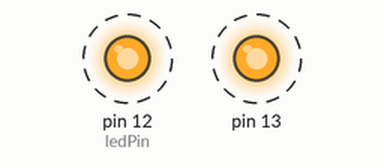
This sketch was run on a simulated Arduino Uno, built with avr-gcc and run on an emulated ATmega328P. Shown: output pins drawn as LEDs (lit = HIGH). Dashed ring = blinking.

Above: at 0.2 s.
Timing chart, 0 to 3.0 s (numbered marks = the images above):
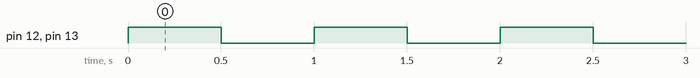

Measured:
- by itself, pin 12 (ledPin), pin 13: alternates HIGH for 0.50 s and LOW for 0.50 s

The sketch:

led_controller.ino
```cpp
int ledPin = 12;

void setup() {
  pinMode(ledPin, OUTPUT);
  pinMode(13,OUTPUT);
}

void loop() {
  digitalWrite(ledPin, 1);
  digitalWrite(13,1);
  delay(500);
  digitalWrite(ledPin, 0);
  digitalWrite(13,0);
  delay(500);
}
```
